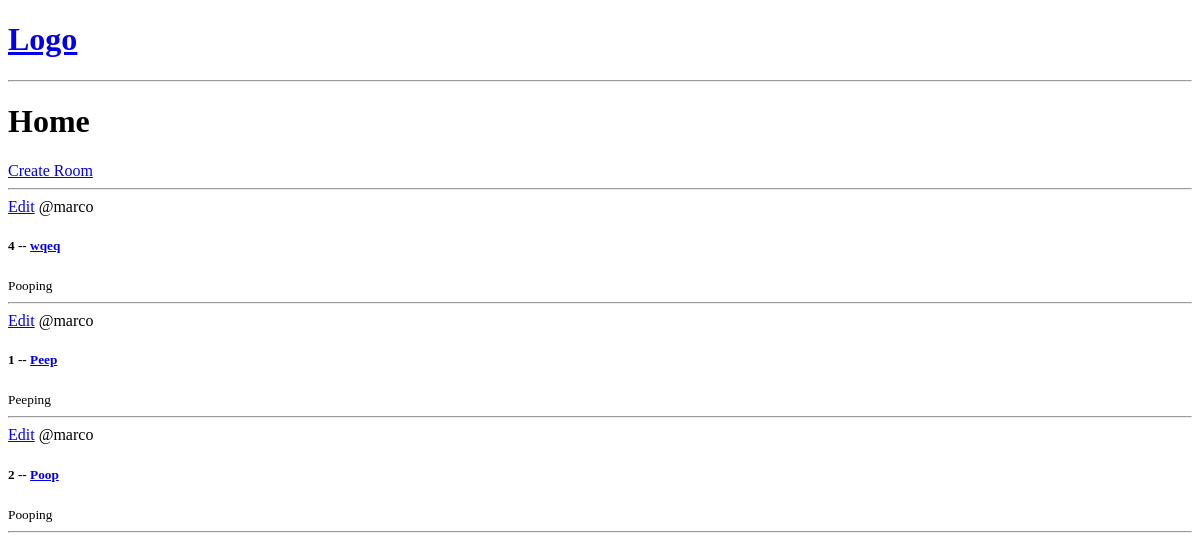
Before: / with the older database file.
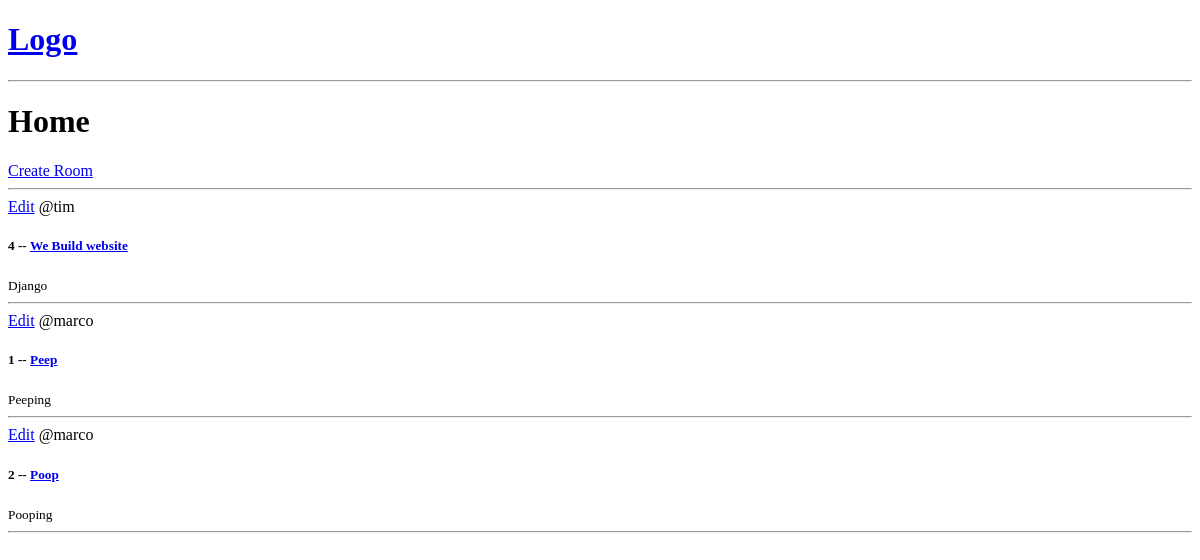
After: the same page with the newer database file.
### base/models.py (models this page shows, shortened)
class Room(models.Model):
    host = models.ForeignKey(User, on_delete=models.SET_NULL, null=True)
    topic = models.ForeignKey(Topic, on_delete=models.SET_NULL, null=True)
    name = models.CharField(max_length=255)
    desc = models.TextField(null=True, blank=True)
    updated = models.DateTimeField(auto_now=True)
    created = models.DateTimeField(auto_now_add=True)
    class Meta:
        ordering = ['-updated', '-created']

class Topic(models.Model):
    name = models.CharField(max_length=255)

### base/views.py (the view)
# urls.py: path('', views.home, name='home'),
def home(request):
    rooms = Room.objects.all()
    context = {'rooms':rooms}
    return render(request, 'base/home.html', context)

### base/templates/base/home.html
{% extends 'main.html'%}
{% block content %}
<h1>Home</h1>
<div>
    <a href="{% url 'create-room' %}">Create Room</a>
    <hr>
    <div>
        {% for room in rooms %}
        <div>
            <a href="{% url 'update-room' room.id %}">Edit</a>
            <span>@{{room.host.username}}</span>
            <h5>{{room.id}} -- <a href="{% url 'room' room.id %}">{{room.name}}</h5></a>
            <small>{{room.topic.name}}</small>
            <hr>
        </div>
        {% endfor%}
    </div>
</div>
{% endblock content %}

### templates/main.html (shortened to what this page needs)
<!DOCTYPE html>
<html lang="en">
<head>
</head>
<body>
    {% include 'navbar.html'%}
    {% block content %}
    {% endblock %}
</body>
</html>

### templates/navbar.html
<a href="/">
    <h1>Logo</h1>
</a>
<hr>

Changed rows visible on the page:
changed Room id 4: host.username "marco" → "tim"; name "wqeq" → "We Build website"; topic.name "Pooping" → "Django"
